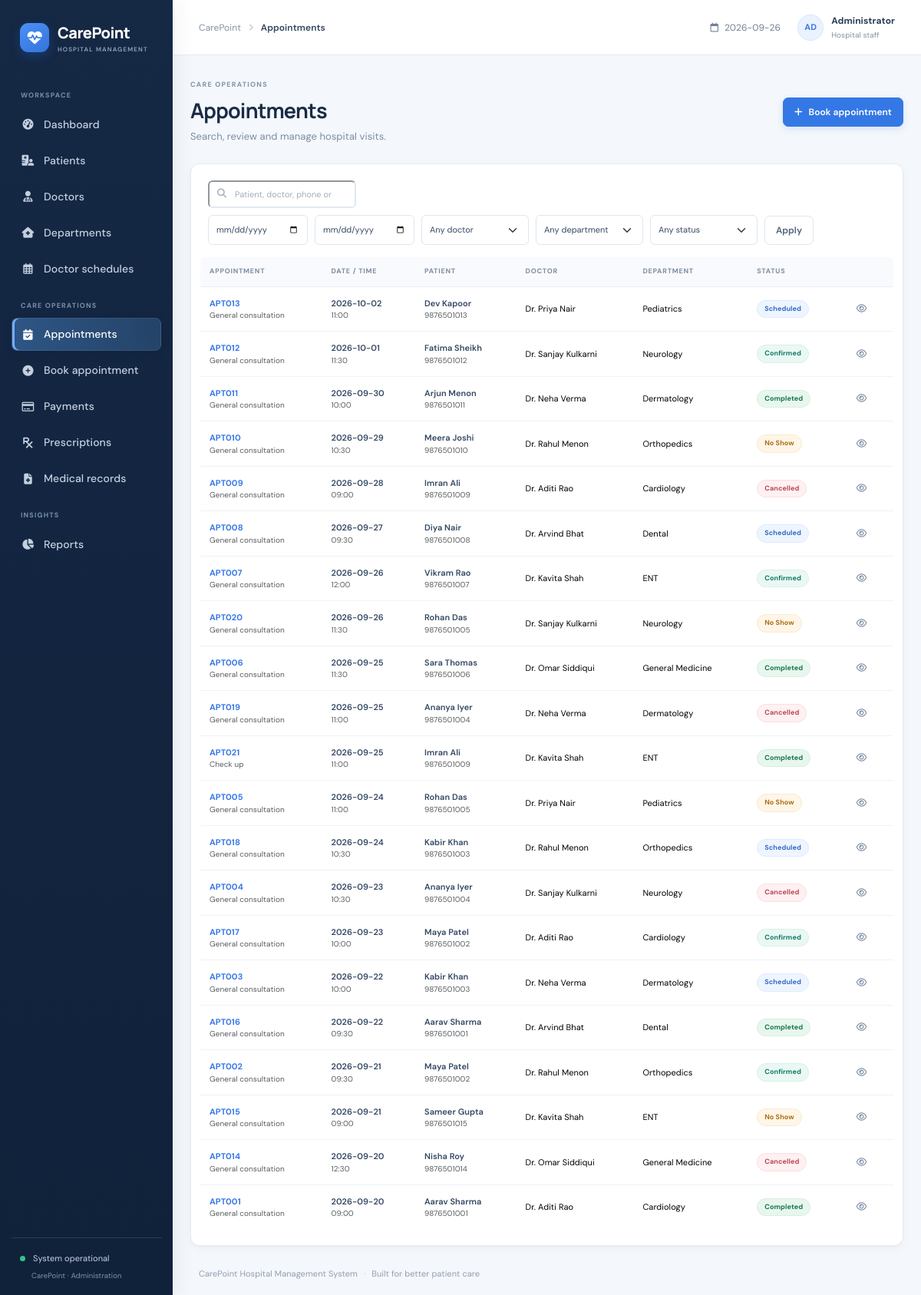
The app's page /appointments with its own data.
### tables this page shows
CREATE TABLE appointments(appointment_id INTEGER PRIMARY KEY, appointment_code TEXT UNIQUE NOT NULL, patient_id INTEGER NOT NULL REFERENCES patients ON DELETE RESTRICT, doctor_id INTEGER NOT NULL REFERENCES doctors ON DELETE RESTRICT, department_id INTEGER NOT NULL REFERENCES departments ON DELETE RESTRICT, appointment_date TEXT NOT NULL, appointment_time TEXT NOT NULL, reason TEXT, symptoms TEXT, status TEXT NOT NULL DEFAULT 'Scheduled', notes TEXT DEFAULT '', created_at TEXT NOT NULL DEFAULT CURRENT_TIMESTAMP, updated_at TEXT NOT NULL DEFAULT CURRENT_TIMESTAMP);

CREATE TABLE patients(patient_id INTEGER PRIMARY KEY, patient_code TEXT UNIQUE NOT NULL, full_name TEXT NOT NULL, date_of_birth TEXT, gender TEXT, blood_group TEXT, phone TEXT NOT NULL, email TEXT, address TEXT, emergency_contact_name TEXT, emergency_contact_phone TEXT, created_at TEXT NOT NULL DEFAULT CURRENT_TIMESTAMP);

CREATE TABLE doctors(doctor_id INTEGER PRIMARY KEY, doctor_code TEXT UNIQUE NOT NULL, full_name TEXT NOT NULL, specialization TEXT, department_id INTEGER NOT NULL REFERENCES departments ON DELETE RESTRICT, qualification TEXT, phone TEXT, email TEXT, consultation_fee REAL NOT NULL DEFAULT 0 CHECK(consultation_fee>=0), experience_years INTEGER DEFAULT 0, room_number TEXT, available_days TEXT DEFAULT '', status TEXT NOT NULL DEFAULT 'Active', created_at TEXT NOT NULL DEFAULT CURRENT_TIMESTAMP);

CREATE TABLE departments(department_id INTEGER PRIMARY KEY, department_name TEXT UNIQUE NOT NULL, description TEXT DEFAULT '', location TEXT DEFAULT '', status TEXT NOT NULL DEFAULT 'Active');

### app.py (the view)
@app.route('/appointments')
def appointments():
    filters={k:request.args.get(k,'') for k in ['q','date_from','date_to','doctor','department','status']}
    sql='''SELECT a.*,p.full_name patient,p.phone patient_phone,d.full_name doctor,dep.department_name FROM appointments a JOIN patients p USING(patient_id) JOIN doctors d USING(doctor_id) JOIN departments dep USING(department_id) WHERE 1=1'''; args=[]
    if filters['q']: sql+=' AND (a.appointment_code LIKE ? OR p.full_name LIKE ? OR p.phone LIKE ? OR d.full_name LIKE ? OR dep.department_name LIKE ?)'; args += [f"%{filters['q']}%"]*5
    for key,col in [('date_from','a.appointment_date>='),('date_to','a.appointment_date<='),('doctor','a.doctor_id='),('department','a.department_id='),('status','a.status=')]:
        if filters[key]: sql+=' AND '+col+'?'; args.append(filters[key])
    data=rows(sql+' ORDER BY a.appointment_date DESC,a.appointment_time DESC',args)
    return render_template('appointments.html',appointments=data,filters=filters,doctors=rows('SELECT * FROM doctors ORDER BY full_name'),departments=rows('SELECT * FROM departments ORDER BY department_name'))

### app.py (called while the page is built)
def db():
    conn = sqlite3.connect(DB_PATH, factory=ClosingConnection)
    conn.row_factory = sqlite3.Row
    conn.execute('PRAGMA foreign_keys = ON')
    return conn

def rows(sql, args=()):
    with db() as con:
        return con.execute(sql, args).fetchall()

@app.context_processor
def global_context(): return {'today':date.today().isoformat(), 'statuses':STATUSES, 'days':DAYS}

    def __exit__(self, exc_type, exc, tb):
        try:
            return super().__exit__(exc_type, exc, tb)
        finally:
            self.close()

### templates/appointments.html
{% extends 'base.html' %}{% block title %}Appointments{% endblock %}{% block page_name %}Appointments{% endblock %}{% block content %}<div class="page-heading"><div><div class="eyebrow">CARE OPERATIONS</div><h1>Appointments</h1><p>Search, review and manage hospital visits.</p></div><a class="btn btn-primary" href="{{ url_for('book_appointment') }}"><i class="fa-solid fa-plus me-2"></i>Book appointment</a></div><section class="panel"><form class="filter-bar appointment-filters"><div class="search-field"><i class="fa-solid fa-magnifying-glass"></i><input name="q" value="{{ filters.q }}" placeholder="Patient, doctor, phone or appointment ID"></div><input type="date" class="form-control" name="date_from" value="{{ filters.date_from }}" title="Date from"><input type="date" class="form-control" name="date_to" value="{{ filters.date_to }}" title="Date to"><select name="doctor" class="form-select"><option value="">Any doctor</option>{% for d in doctors %}<option value="{{ d.doctor_id }}" {{ 'selected' if filters.doctor==d.doctor_id|string }}>{{ d.full_name }}</option>{% endfor %}</select><select name="department" class="form-select"><option value="">Any department</option>{% for d in departments %}<option value="{{ d.department_id }}" {{ 'selected' if filters.department==d.department_id|string }}>{{ d.department_name }}</option>{% endfor %}</select><select name="status" class="form-select"><option value="">Any status</option>{% for s in statuses %}<option {{ 'selected' if filters.status==s }}>{{ s }}</option>{% endfor %}</select><button class="btn btn-outline-secondary">Apply</button></form>{% if appointments %}<div class="table-responsive"><table class="table data-table"><thead><tr><th>APPOINTMENT</th><th>DATE / TIME</th><th>PATIENT</th><th>DOCTOR</th><th>DEPARTMENT</th><th>STATUS</th><th></th></tr></thead><tbody>{% for a in appointments %}<tr><td><a class="code-link" href="{{ url_for('appointment_view',id=a.appointment_id) }}">{{ a.appointment_code }}</a><small class="d-block text-muted">{{ a.reason or 'Consultation' }}</small></td><td><strong>{{ a.appointment_date }}</strong><small class="d-block text-muted">{{ a.appointment_time }}</small></td><td><strong>{{ a.patient }}</strong><small class="d-block text-muted">{{ a.patient_phone }}</small></td><td>{{ a.doctor }}</td><td>{{ a.department_name }}</td><td><span class="status-badge status-{{ a.status|lower|replace(' ','-') }}">{{ a.status }}</span></td><td><a class="icon-action" href="{{ url_for('appointment_view',id=a.appointment_id) }}"><i class="fa-regular fa-eye"></i></a></td></tr>{% endfor %}</tbody></table></div>{% else %}<div class="empty-state"><i class="fa-regular fa-calendar-xmark"></i><b>No appointments found</b><span>Try adjusting filters or book a new appointment.</span><a class="btn btn-sm btn-primary mt-2" href="{{ url_for('book_appointment') }}">Book appointment</a></div>{% endif %}</section>{% endblock %}

### static/css/style.css (style rules this page uses)
:root { --ink:#172b4d;--muted:#738198;--line:#e9edf3;--bg:#f5f7fb;--blue:#3978e8;--nav:#15263f;--mint:#16a88b }
* { box-sizing:border-box }
body { margin:0;background:var(--bg);color:#253750;font-family:'DM Sans',sans-serif;font-size:14px }
.page-heading { display:flex;align-items:center;justify-content:space-between;gap:20px;margin-bottom:24px }
.eyebrow { font-size:9px;letter-spacing:1.15px;font-weight:700;color:#8897aa;margin-bottom:7px }
.page-heading h1 { font:700 25px Manrope,sans-serif;letter-spacing:-.65px;color:var(--ink);margin:0 }
.page-heading p { margin:6px 0 0;color:#7c899c;font-size:13px }
.btn { border-radius:7px;font-size:12px;font-weight:600;padding:9px 14px }
.btn-primary { background:var(--blue);border-color:var(--blue);box-shadow:0 3px 8px #3978e82a }
.btn-light,.btn-outline-secondary { background:white;border-color:#e2e7ee;color:#52627a }
.metric-card,.panel,.mini-metric { background:white;border:1px solid #ebeff4;border-radius:10px;box-shadow:0 2px 8px #17315a05 }
.panel { padding:19px 20px }
.data-table { font-size:11px;color:#495971;vertical-align:middle;margin:0 }
.data-table thead th { font-size:9px;letter-spacing:.6px;color:#9aa5b5;font-weight:700;border-bottom:1px solid #edf0f4;padding:10px 12px;white-space:nowrap }
.data-table tbody td { padding:12px;border-color:#f0f2f5 }
.data-table tbody tr:last-child td { border-bottom:0 }
.data-table strong { font-weight:600;color:#334762 }
.data-table small { font-size:10px }
.table-responsive { margin:0 -10px }
.code-link { color:#3978e8;font-weight:700;text-decoration:none;font-size:11px }
.status-badge { display:inline-block;border-radius:20px;padding:4px 8px;font-size:9px;font-weight:700;background:#edf2f8;color:#607087;white-space:nowrap }
.status-scheduled,.status-rescheduled { color:#3774d5;background:#edf4ff }
.status-confirmed,.status-active,.status-paid { color:#14866d;background:#e8f7f1 }
.status-completed { color:#168367;background:#e4f6ef }
.status-cancelled,.status-inactive,.status-refunded { color:#c65363;background:#fff0f1 }
.status-no-show,.status-on-leave,.status-pending { color:#bf8121;background:#fff6e8 }
.icon-action { background:none;border:0;color:#7c8da4;padding:5px 7px;text-decoration:none;font-size:12px }
.filter-bar { display:flex;gap:9px;align-items:center;margin-bottom:16px;flex-wrap:wrap }
.search-field { position:relative;flex:1;min-width:210px }
.search-field>i { position:absolute;left:12px;top:11px;color:#a4afbd;font-size:12px }
.search-field input { padding-left:33px;padding-right:30px }
.search-field input,.form-control,.form-select { border-color:#e2e8ef;border-radius:6px;min-height:36px;font-size:11px;color:#42536b }
.search-field input::placeholder { color:#a3adbb }
.filter-bar>.form-select { width:auto;min-width:140px }
.filter-bar>.form-control { width:auto;min-width:130px }
.form-control,.form-select { padding:8px 10px }
.form-control::placeholder { color:#abb4c0 }
.appointment-filters .search-field { min-width:250px }
@media (max-width:1200px) { .appointment-filters .search-field { flex-basis:100% } }

### records on screen
appointments: appointment_code "APT013", reason "General consultation", appointment_date "2026-10-02", appointment_time "11:00", patient "Dev Kapoor", patient_phone "9876501013", doctor "Dr. Priya Nair", department_name "Pediatrics", status "Scheduled"
appointments: appointment_code "APT012", reason "General consultation", appointment_date "2026-10-01", appointment_time "11:30", patient "Fatima Sheikh", patient_phone "9876501012", doctor "Dr. Sanjay Kulkarni", department_name "Neurology", status "Confirmed"
appointments: appointment_code "APT011", reason "General consultation", appointment_date "2026-09-30", appointment_time "10:00", patient "Arjun Menon", patient_phone "9876501011", doctor "Dr. Neha Verma", department_name "Dermatology", status "Completed"
appointments: appointment_code "APT010", reason "General consultation", appointment_date "2026-09-29", appointment_time "10:30", patient "Meera Joshi", patient_phone "9876501010", doctor "Dr. Rahul Menon", department_name "Orthopedics", status "No Show"
appointments: appointment_code "APT009", reason "General consultation", appointment_date "2026-09-28", appointment_time "09:00", patient "Imran Ali", patient_phone "9876501009", doctor "Dr. Aditi Rao", department_name "Cardiology", status "Cancelled"
appointments: appointment_code "APT008", reason "General consultation", appointment_date "2026-09-27", appointment_time "09:30", patient "Diya Nair", patient_phone "9876501008", doctor "Dr. Arvind Bhat", department_name "Dental", status "Scheduled"
appointments: appointment_code "APT007", reason "General consultation", appointment_date "2026-09-26", appointment_time "12:00", patient "Vikram Rao", patient_phone "9876501007", doctor "Dr. Kavita Shah", department_name "ENT", status "Confirmed"
appointments: appointment_code "APT020", reason "General consultation", appointment_date "2026-09-26", appointment_time "11:30", patient "Rohan Das", patient_phone "9876501005", doctor "Dr. Sanjay Kulkarni", department_name "Neurology", status "No Show"
appointments: appointment_code "APT006", reason "General consultation", appointment_date "2026-09-25", appointment_time "11:30", patient "Sara Thomas", patient_phone "9876501006", doctor "Dr. Omar Siddiqui", department_name "General Medicine", status "Completed"
appointments: appointment_code "APT019", reason "General consultation", appointment_date "2026-09-25", appointment_time "11:00", patient "Ananya Iyer", patient_phone "9876501004", doctor "Dr. Neha Verma", department_name "Dermatology", status "Cancelled"
appointments: appointment_code "APT021", reason "Check up", appointment_date "2026-09-25", appointment_time "11:00", patient "Imran Ali", patient_phone "9876501009", doctor "Dr. Kavita Shah", department_name "ENT", status "Completed"
appointments: appointment_code "APT005", reason "General consultation", appointment_date "2026-09-24", appointment_time "11:00", patient "Rohan Das", patient_phone "9876501005", doctor "Dr. Priya Nair", department_name "Pediatrics", status "No Show"
appointments: appointment_code "APT018", reason "General consultation", appointment_date "2026-09-24", appointment_time "10:30", patient "Kabir Khan", patient_phone "9876501003", doctor "Dr. Rahul Menon", department_name "Orthopedics", status "Scheduled"
appointments: appointment_code "APT004", reason "General consultation", appointment_date "2026-09-23", appointment_time "10:30", patient "Ananya Iyer", patient_phone "9876501004", doctor "Dr. Sanjay Kulkarni", department_name "Neurology", status "Cancelled"
appointments: appointment_code "APT017", reason "General consultation", appointment_date "2026-09-23", appointment_time "10:00", patient "Maya Patel", patient_phone "9876501002", doctor "Dr. Aditi Rao", department_name "Cardiology", status "Confirmed"
appointments: appointment_code "APT003", reason "General consultation", appointment_date "2026-09-22", appointment_time "10:00", patient "Kabir Khan", patient_phone "9876501003", doctor "Dr. Neha Verma", department_name "Dermatology", status "Scheduled"
appointments: appointment_code "APT016", reason "General consultation", appointment_date "2026-09-22", appointment_time "09:30", patient "Aarav Sharma", patient_phone "9876501001", doctor "Dr. Arvind Bhat", department_name "Dental", status "Completed"
appointments: appointment_code "APT002", reason "General consultation", appointment_date "2026-09-21", appointment_time "09:30", patient "Maya Patel", patient_phone "9876501002", doctor "Dr. Rahul Menon", department_name "Orthopedics", status "Confirmed"
appointments: appointment_code "APT015", reason "General consultation", appointment_date "2026-09-21", appointment_time "09:00", patient "Sameer Gupta", patient_phone "9876501015", doctor "Dr. Kavita Shah", department_name "ENT", status "No Show"
appointments: appointment_code "APT014", reason "General consultation", appointment_date "2026-09-20", appointment_time "12:30", patient "Nisha Roy", patient_phone "9876501014", doctor "Dr. Omar Siddiqui", department_name "General Medicine", status "Cancelled"
appointments: appointment_code "APT001", reason "General consultation", appointment_date "2026-09-20", appointment_time "09:00", patient "Aarav Sharma", patient_phone "9876501001", doctor "Dr. Aditi Rao", department_name "Cardiology", status "Completed"
